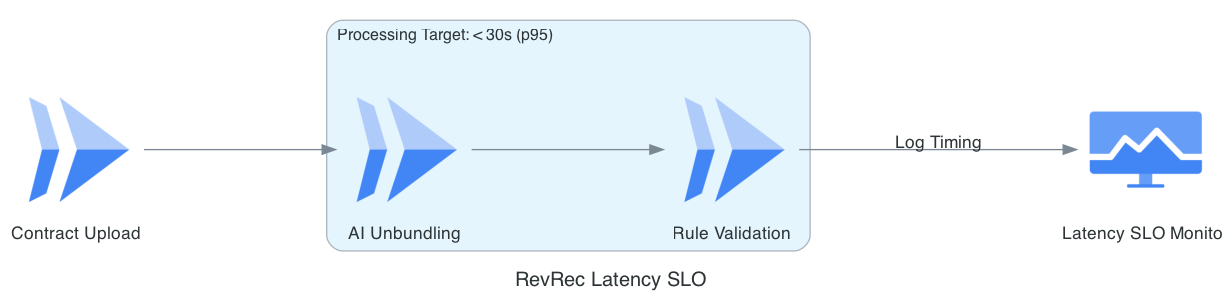

This chart was generated by the following Python code:
from diagrams import Diagram, Cluster, Edge
from diagrams.gcp.compute import Run
from diagrams.gcp.operations import Monitoring

graph_attr = {"pad": "0.1", "nodesep": "1.2", "ranksep": "2.0", "bgcolor": "transparent"}

with Diagram("RevRec Latency SLO", show=False, filename="revrec_latency_slo", direction="LR", graph_attr=graph_attr):
    trigger = Run("Contract Upload")
    
    with Cluster("Processing Target: < 30s (p95)"):
        unbundle = Run("AI Unbundling")
        validate = Run("Rule Validation")

    metrics = Monitoring("Latency SLO Monitor")

    trigger >> unbundle >> validate >> Edge(label="Log Timing") >> metrics
